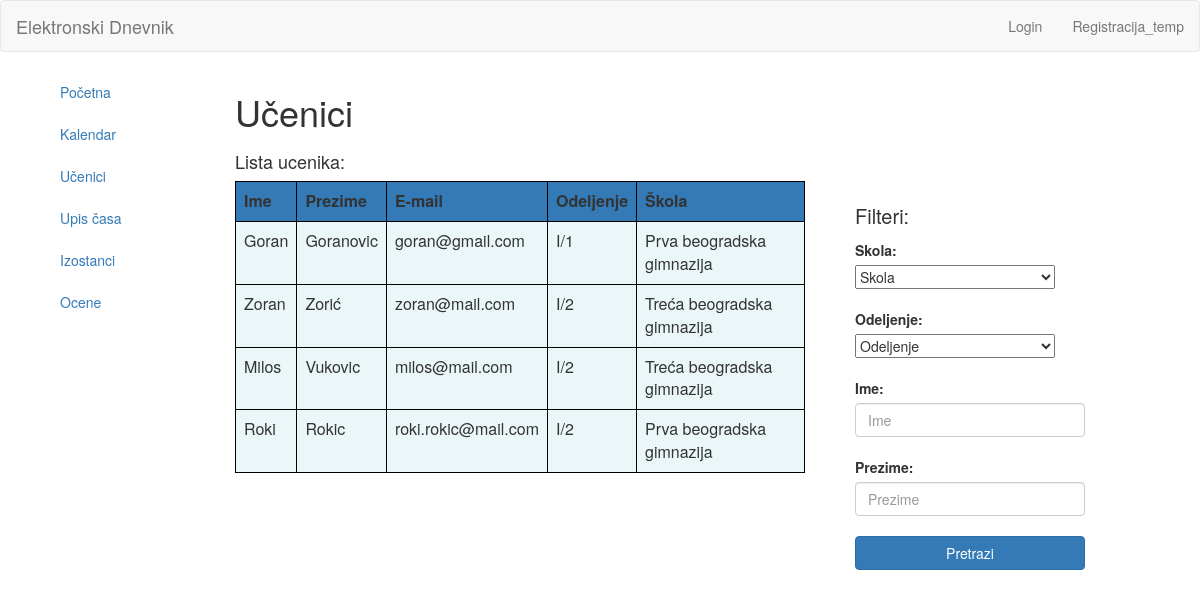
/index.php/nastavnik/ucenici, run on the app's committed database.
### tables this page shows
CREATE TABLE `ucenik` (
  `id` int(11) NOT NULL,
  `skolaId` int(11) NOT NULL,
  `odeljenjeId` int(11) NOT NULL
);

CREATE TABLE `users` (
  `id` int(11) NOT NULL,
  `name` varchar(255) NOT NULL,
  `surname` varchar(255) NOT NULL,
  `email` varchar(255) NOT NULL,
  `username` varchar(255) NOT NULL,
  `password` varchar(255) NOT NULL
);

CREATE TABLE `odeljenje` (
  `id` int(11) NOT NULL,
  `oznaka` varchar(10) NOT NULL,
  `skolaId` int(11) NOT NULL,
  `nastavnikId` int(11) NOT NULL
);

CREATE TABLE `skola` (
  `id` int(11) NOT NULL,
  `ime` varchar(255) NOT NULL,
  `adresa` varchar(255) NOT NULL,
  `grad` varchar(255) NOT NULL
);

### application/controllers/Nastavnik.php (called while the page is built, shortened)
<?php
	class Nastavnik extends CI_Controller{
		public function __construct() {
	    $this->load->model('Nastavnik_model');
		}
		public function ucenici() {
			$data["fetch_data"] = $this->Nastavnik_model->dohvati();
			$data["odeljenja"] = $this->Nastavnik_model->listaOdeljenja();
			$data["skole"] = $this->Nastavnik_model->listaSkola();
			$this->load->view('templates/header');
			$this->load->view('nastavnik/ucenici', $data);
			$this->load->view('templates/footer');
		}
	}

### index.php (called while the page is built, shortened)
<?php
require_once BASEPATH.'core/CodeIgniter.php';

### application/models/Nastavnik_model.php (called while the page is built, shortened)
<?php
	class Nastavnik_model extends CI_Model{
		public function dohvati() {
			$query = $this->db->query("SELECT users.id,users.name,users.surname,users.username,users.email,ucenik.id,odeljenje.oznaka, odeljenje.id,
																				skola.ime FROM skola, users, ucenik, odeljenje WHERE ucenik.skolaId = skola.id AND users.id = ucenik.id AND ucenik.odeljenjeId = odeljenje.id" );
		return $query;
	}
}

### application/views/nastavnik/ucenici.php (the view, shortened to what this page needs)
<?php echo form_open('nastavnik/ucenici'); ?>
<div class="col col-lg-2 col-md-3 col-sm-3 col-xs-12 left-container">
	<div class="tm-left-inner-container">
		<ul class="nav nav-stacked css-nav">
			<li><a href="<?php echo base_url(); ?>nastavnik/index">Početna</a></li>
			<li><a href="<?php echo base_url(); ?>nastavnik/kalendar">Kalendar</a></li>
			<li><a href="<?php echo base_url(); ?>nastavnik/ucenici">Učenici</a></li>
			<li><a href="<?php echo base_url(); ?>nastavnik/upis">Upis časa</a></li>
			<li><a href="<?php echo base_url(); ?>nastavnik/izostanci">Izostanci</a></li>
			<li><a href="<?php echo base_url(); ?>nastavnik/ocene">Ocene</a></li>
		</ul>
	</div>
</div>
<div class="col col-lg-8 col-md-7 col-sm-7 col-xs-12 right-container">
	<div style="width: 850px; overflow: hidden;">
		<h1 class="css-header">Učenici</h1>
    <div style="width: 570px; float: left;">
		<h4> Lista ucenika: </h4>
		<table class = "table table-bordered" id= "tabela">
				<?php
				if ($fetch_data->num_rows() > 0)
				{
				?>
				<tr style = "border: 1px solid black;background-color:#337ab7;">
					 <td style = "border: 1px solid black;" > <strong> Ime</strong> </td>
					 <td style = "border: 1px solid black;"><strong> Prezime</strong> </td>
					 <td style = "border: 1px solid black;"><strong> E-mail</strong> </td>
					 <td style = "border: 1px solid black;"><strong> Odeljenje</strong> </td>
					 <td style = "border: 1px solid black;"><strong> Škola</strong> </td>
			 <tr >
				<?php
					foreach($fetch_data->result() as $row)
					{
				?>
							<td style = "background-color:#ebf6f9; border:1px solid black;"> <?php echo $row->name; ?> </td>
							<td style = "background-color:#ebf6f9; border:1px solid black;"> <?php echo $row->surname; ?> </td>
							<td style = "background-color:#ebf6f9; border:1px solid black;"> <?php echo $row->email; ?> </td>
							<td style = "background-color:#ebf6f9; border:1px solid black;"> <?php echo $row->oznaka; ?> </td>
							<td style = "background-color:#ebf6f9; border:1px solid black;"> <?php echo $row->ime; ?> </td>
						</tr>
					<?php
					}
				}
				else {
					?>
					<tr colspan = "5">
					 <strong style = "font-size:20px">	Nema ucenika! </strong>
					</tr>
				<?php
				}
				?>
			</table>
		</div>
		<div style="margin-left: 620px;">
			<br>
			<br>
			<br>
		<p style = " font-size: 20px; font-style: bold">Filteri:</p>
		<form name = "search_form" method= "POST" action = "ucenici.php">
			<label> Skola: </label>
			<br>
			<select name = 'skola'>
					<option value="" disabled selected>Skola</option>
			</select>
			<br>
			<br>
    <label> Odeljenje: </label>
		<br>
		<select name = 'odeljenje'>
				<option value="" disabled selected> Odeljenje </option>
		</select>
		<br>
		<br>
		<label>Ime: </label>
		<input type="text" class="form-control" name="name" placeholder="Ime" id ="ime">
		<br>
		<label>Prezime: </label>
		<input type="text" class="form-control" name="surname" placeholder="Prezime" id = "prezime">
  <br>
    	<input type="submit" name = "search" value = "Pretrazi" class="btn btn-primary btn-block" ">
		</form>
	</div>
</div>
</div>
		<?php echo form_close(); ?>

### application/views/nastavnik/ucenici.php (style rules this page uses)
select { width:200px; }

### data on the page
ucenik: id.name "Goran", id.surname "Goranovic", id.email "goran@gmail.com", odeljenjeId.oznaka "I/1", skolaId.ime "Prva beogradska gimnazija"
ucenik: id.name "Zoran", id.surname "Zorić", id.email "zoran@mail.com", odeljenjeId.oznaka "I/2", skolaId.ime "Treća beogradska gimnazija"
ucenik: id.name "Milos", id.surname "Vukovic", id.email "milos@mail.com", odeljenjeId.oznaka "I/2", skolaId.ime "Treća beogradska gimnazija"
ucenik: id.name "Roki", id.surname "Rokic", id.email "roki.rokic@mail.com", odeljenjeId.oznaka "I/2", skolaId.ime "Prva beogradska gimnazija"
